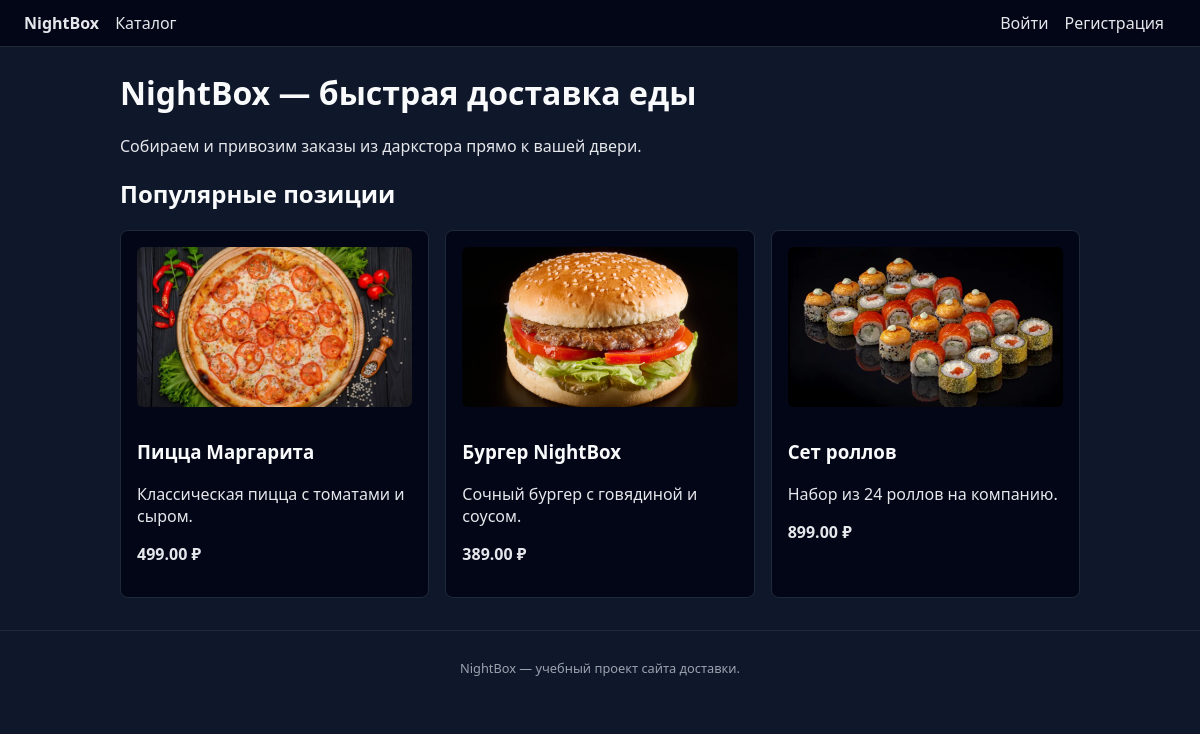
The page / on the database its author committed.
### app.py (models this page shows)
class Product(db.Model):
    __tablename__ = "products"
    id = db.Column(db.Integer, primary_key=True)
    name = db.Column(db.String(100), nullable=False)
    description = db.Column(db.String(255), nullable=False)
    price = db.Column(db.Float, nullable=False)

### app.py (the view)
@app.route("/")
def index():
    products = Product.query.limit(3).all()
    return render_template("index.html", products=products)

### app.py (called while the page is built)
@app.before_request
def load_current_user():
    user_id = session.get("user_id")
    if user_id is None:
        g.current_user = None
    else:
        g.current_user = User.query.get(user_id)

### templates/index.html (shortened to what this page needs)
{% extends "base.html" %}
{% block content %}
    <h1>NightBox — быстрая доставка еды</h1>
    <p>Собираем и привозим заказы из даркстора прямо к вашей двери.</p>
    <h2>Популярные позиции</h2>
    <div class="cards">
        {% for product in products %}
            <div class="card">
                {% if "Пицца" in product.name %}
                    <img class="card-img" src="{{ url_for('static', filename='img/pizza-margherita.jpg') }}" alt="Пицца Маргарита">
                {% elif "Бургер" in product.name %}
                    <img class="card-img" src="{{ url_for('static', filename='img/burger.jpg') }}" alt="Бургер">
                {% elif "роллов" in product.name %}
                    <img class="card-img" src="{{ url_for('static', filename='img/rolls.jpg') }}" alt="Роллы">
                {% elif "Лимонад" in product.name %}
                    <img class="card-img" src="{{ url_for('static', filename='img/lemonade.jpg') }}" alt="Лимонад">
                {% endif %}
                <h3>{{ product.name }}</h3>
                <p>{{ product.description }}</p>
                <p class="price">{{ "%.2f"|format(product.price) }} ₽</p>
            </div>
        {% endfor %}
    </div>
{% endblock %}

### static/css/style.css (style rules this page uses)
body { margin: 0; font-family: system-ui, -apple-system, BlinkMacSystemFont, "Segoe UI", sans-serif; background: #0f172a; color: #e5e7eb; }
h1, h2, h3 { color: #f9fafb; }
.cards { display: grid; grid-template-columns: repeat(auto-fit, minmax(220px, 1fr)); gap: 16px; margin-top: 16px; }
.card { background: #020617; border-radius: 8px; padding: 16px; border: 1px solid #1f2937; }
.price { font-weight: 600; margin-top: 8px; }
.card-img { width: 100%; border-radius: 6px; margin-bottom: 8px; object-fit: cover; max-height: 160px; }

### rows shown on the page
Product: name "Пицца Маргарита", description "Классическая пицца с томатами и сыром.", price "499.00"
Product: name "Бургер NightBox", description "Сочный бургер с говядиной и соусом.", price "389.00"
Product: name "Сет роллов", description "Набор из 24 роллов на компанию.", price "899.00"
